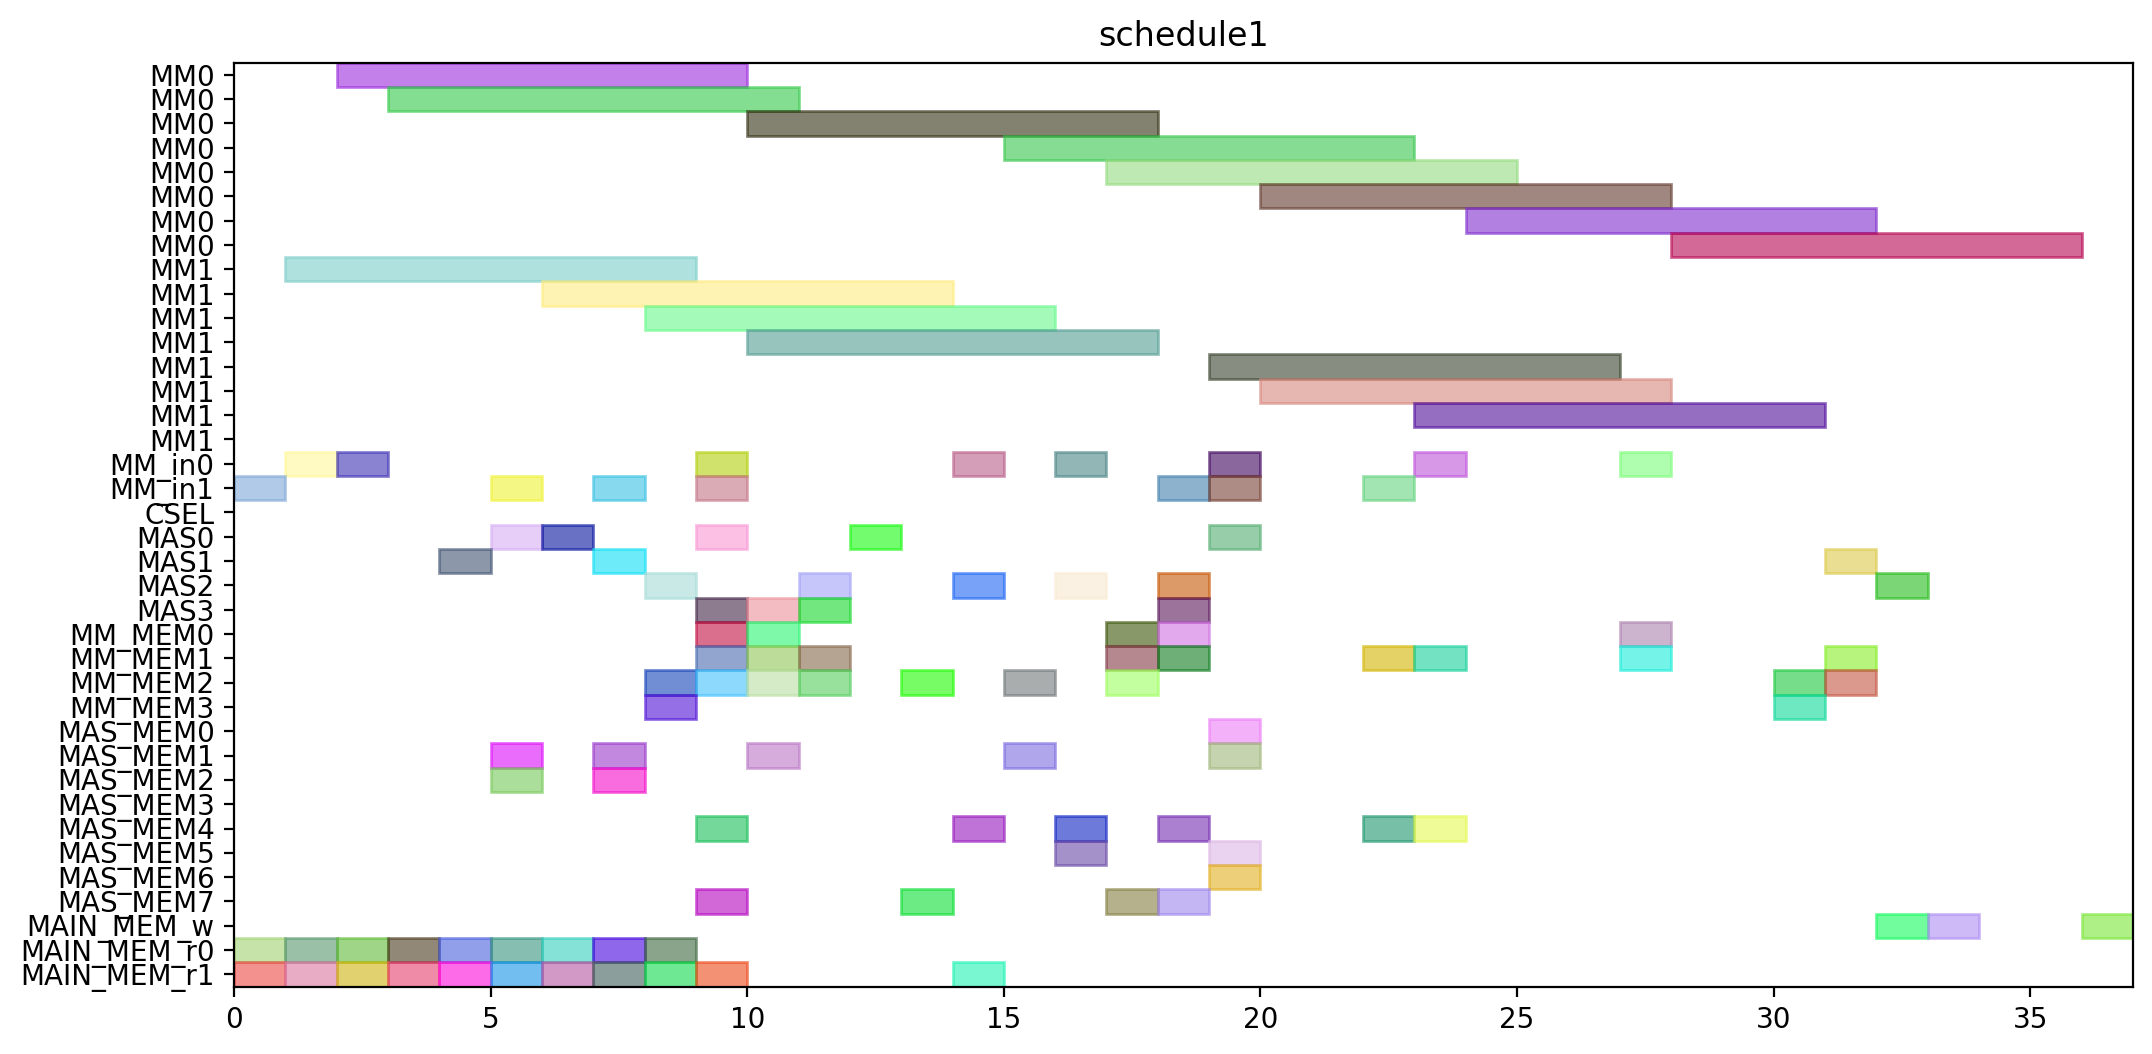

This chart was generated by the following Python code:
from pyschedule import Scenario, solvers, plotters, alt


def solve():
	horizon = 148
	S = Scenario("schedule1", horizon=horizon)

	# resource
	MM = S.Resources('MM', num=2, size=8)
	MM_in = S.Resources('MM_in', num=2)
	CSEL = S.Resource('CSEL')
	MAS = S.Resources('MAS', num=4, size=1, periods=range(1, horizon))
	MM_MEM = S.Resources('MM_MEM', num=4)
	MAS_MEM = S.Resources('MAS_MEM', num=8)
	MAIN_MEM_w = S.Resource('MAIN_MEM_w', size=1)
	MAIN_MEM_r = S.Resources('MAIN_MEM_r', num=2)

	# result of previous scheduling
	t0_in = S.Task('t0_in', length=1, delay_cost=1)
	S += t0_in >= 0
	t0_in += MM_in[1]

	t0_mem0 = S.Task('t0_mem0', length=1, delay_cost=1)
	S += t0_mem0 >= 0
	t0_mem0 += MAIN_MEM_r[0]

	t0_mem1 = S.Task('t0_mem1', length=1, delay_cost=1)
	S += t0_mem1 >= 0
	t0_mem1 += MAIN_MEM_r[1]

	t0 = S.Task('t0', length=8, delay_cost=1)
	S += t0 >= 1
	t0 += MM[1]

	t2_in = S.Task('t2_in', length=1, delay_cost=1)
	S += t2_in >= 1
	t2_in += MM_in[0]

	t2_mem0 = S.Task('t2_mem0', length=1, delay_cost=1)
	S += t2_mem0 >= 1
	t2_mem0 += MAIN_MEM_r[0]

	t2_mem1 = S.Task('t2_mem1', length=1, delay_cost=1)
	S += t2_mem1 >= 1
	t2_mem1 += MAIN_MEM_r[1]

	t1_in = S.Task('t1_in', length=1, delay_cost=1)
	S += t1_in >= 2
	t1_in += MM_in[0]

	t1_mem0 = S.Task('t1_mem0', length=1, delay_cost=1)
	S += t1_mem0 >= 2
	t1_mem0 += MAIN_MEM_r[0]

	t1_mem1 = S.Task('t1_mem1', length=1, delay_cost=1)
	S += t1_mem1 >= 2
	t1_mem1 += MAIN_MEM_r[1]

	t2 = S.Task('t2', length=8, delay_cost=1)
	S += t2 >= 2
	t2 += MM[0]

	t1 = S.Task('t1', length=8, delay_cost=1)
	S += t1 >= 3
	t1 += MM[0]

	t13_mem0 = S.Task('t13_mem0', length=1, delay_cost=1)
	S += t13_mem0 >= 3
	t13_mem0 += MAIN_MEM_r[0]

	t13_mem1 = S.Task('t13_mem1', length=1, delay_cost=1)
	S += t13_mem1 >= 3
	t13_mem1 += MAIN_MEM_r[1]

	t13 = S.Task('t13', length=1, delay_cost=1)
	S += t13 >= 4
	t13 += MAS[1]

	t14_mem0 = S.Task('t14_mem0', length=1, delay_cost=1)
	S += t14_mem0 >= 4
	t14_mem0 += MAIN_MEM_r[0]

	t14_mem1 = S.Task('t14_mem1', length=1, delay_cost=1)
	S += t14_mem1 >= 4
	t14_mem1 += MAIN_MEM_r[1]

	t14 = S.Task('t14', length=1, delay_cost=1)
	S += t14 >= 5
	t14 += MAS[0]

	t15_in = S.Task('t15_in', length=1, delay_cost=1)
	S += t15_in >= 5
	t15_in += MM_in[1]

	t15_mem0 = S.Task('t15_mem0', length=1, delay_cost=1)
	S += t15_mem0 >= 5
	t15_mem0 += MAS_MEM[2]

	t15_mem1 = S.Task('t15_mem1', length=1, delay_cost=1)
	S += t15_mem1 >= 5
	t15_mem1 += MAS_MEM[1]

	t4_mem0 = S.Task('t4_mem0', length=1, delay_cost=1)
	S += t4_mem0 >= 5
	t4_mem0 += MAIN_MEM_r[0]

	t4_mem1 = S.Task('t4_mem1', length=1, delay_cost=1)
	S += t4_mem1 >= 5
	t4_mem1 += MAIN_MEM_r[1]

	t15 = S.Task('t15', length=8, delay_cost=1)
	S += t15 >= 6
	t15 += MM[1]

	t3_mem0 = S.Task('t3_mem0', length=1, delay_cost=1)
	S += t3_mem0 >= 6
	t3_mem0 += MAIN_MEM_r[0]

	t3_mem1 = S.Task('t3_mem1', length=1, delay_cost=1)
	S += t3_mem1 >= 6
	t3_mem1 += MAIN_MEM_r[1]

	t4 = S.Task('t4', length=1, delay_cost=1)
	S += t4 >= 6
	t4 += MAS[0]

	t3 = S.Task('t3', length=1, delay_cost=1)
	S += t3 >= 7
	t3 += MAS[1]

	t5_in = S.Task('t5_in', length=1, delay_cost=1)
	S += t5_in >= 7
	t5_in += MM_in[1]

	t5_mem0 = S.Task('t5_mem0', length=1, delay_cost=1)
	S += t5_mem0 >= 7
	t5_mem0 += MAS_MEM[2]

	t5_mem1 = S.Task('t5_mem1', length=1, delay_cost=1)
	S += t5_mem1 >= 7
	t5_mem1 += MAS_MEM[1]

	t8_mem0 = S.Task('t8_mem0', length=1, delay_cost=1)
	S += t8_mem0 >= 7
	t8_mem0 += MAIN_MEM_r[0]

	t8_mem1 = S.Task('t8_mem1', length=1, delay_cost=1)
	S += t8_mem1 >= 7
	t8_mem1 += MAIN_MEM_r[1]

	t18_mem0 = S.Task('t18_mem0', length=1, delay_cost=1)
	S += t18_mem0 >= 8
	t18_mem0 += MM_MEM[2]

	t18_mem1 = S.Task('t18_mem1', length=1, delay_cost=1)
	S += t18_mem1 >= 8
	t18_mem1 += MM_MEM[3]

	t5 = S.Task('t5', length=8, delay_cost=1)
	S += t5 >= 8
	t5 += MM[1]

	t8 = S.Task('t8', length=1, delay_cost=1)
	S += t8 >= 8
	t8 += MAS[2]

	t9_mem0 = S.Task('t9_mem0', length=1, delay_cost=1)
	S += t9_mem0 >= 8
	t9_mem0 += MAIN_MEM_r[0]

	t9_mem1 = S.Task('t9_mem1', length=1, delay_cost=1)
	S += t9_mem1 >= 8
	t9_mem1 += MAIN_MEM_r[1]

	t10_in = S.Task('t10_in', length=1, delay_cost=1)
	S += t10_in >= 9
	t10_in += MM_in[1]

	t10_mem0 = S.Task('t10_mem0', length=1, delay_cost=1)
	S += t10_mem0 >= 9
	t10_mem0 += MAS_MEM[4]

	t10_mem1 = S.Task('t10_mem1', length=1, delay_cost=1)
	S += t10_mem1 >= 9
	t10_mem1 += MAS_MEM[7]

	t16_mem0 = S.Task('t16_mem0', length=1, delay_cost=1)
	S += t16_mem0 >= 9
	t16_mem0 += MM_MEM[2]

	t16_mem1 = S.Task('t16_mem1', length=1, delay_cost=1)
	S += t16_mem1 >= 9
	t16_mem1 += MM_MEM[1]

	t18 = S.Task('t18', length=1, delay_cost=1)
	S += t18 >= 9
	t18 += MAS[0]

	t20_in = S.Task('t20_in', length=1, delay_cost=1)
	S += t20_in >= 9
	t20_in += MM_in[0]

	t20_mem0 = S.Task('t20_mem0', length=1, delay_cost=1)
	S += t20_mem0 >= 9
	t20_mem0 += MM_MEM[0]

	t20_mem1 = S.Task('t20_mem1', length=1, delay_cost=1)
	S += t20_mem1 >= 9
	t20_mem1 += MAIN_MEM_r[1]

	t9 = S.Task('t9', length=1, delay_cost=1)
	S += t9 >= 9
	t9 += MAS[3]

	t10 = S.Task('t10', length=8, delay_cost=1)
	S += t10 >= 10
	t10 += MM[1]

	t11_mem0 = S.Task('t11_mem0', length=1, delay_cost=1)
	S += t11_mem0 >= 10
	t11_mem0 += MM_MEM[0]

	t11_mem1 = S.Task('t11_mem1', length=1, delay_cost=1)
	S += t11_mem1 >= 10
	t11_mem1 += MM_MEM[1]

	t16 = S.Task('t16', length=1, delay_cost=1)
	S += t16 >= 10
	t16 += MAS[3]

	t19_mem0 = S.Task('t19_mem0', length=1, delay_cost=1)
	S += t19_mem0 >= 10
	t19_mem0 += MM_MEM[2]

	t19_mem1 = S.Task('t19_mem1', length=1, delay_cost=1)
	S += t19_mem1 >= 10
	t19_mem1 += MAS_MEM[1]

	t20 = S.Task('t20', length=8, delay_cost=1)
	S += t20 >= 10
	t20 += MM[0]

	t11 = S.Task('t11', length=1, delay_cost=1)
	S += t11 >= 11
	t11 += MAS[3]

	t19 = S.Task('t19', length=1, delay_cost=1)
	S += t19 >= 11
	t19 += MAS[2]

	t6_mem0 = S.Task('t6_mem0', length=1, delay_cost=1)
	S += t6_mem0 >= 11
	t6_mem0 += MM_MEM[2]

	t6_mem1 = S.Task('t6_mem1', length=1, delay_cost=1)
	S += t6_mem1 >= 11
	t6_mem1 += MM_MEM[1]

	t6 = S.Task('t6', length=1, delay_cost=1)
	S += t6 >= 12
	t6 += MAS[0]

	t17_mem0 = S.Task('t17_mem0', length=1, delay_cost=1)
	S += t17_mem0 >= 13
	t17_mem0 += MM_MEM[2]

	t17_mem1 = S.Task('t17_mem1', length=1, delay_cost=1)
	S += t17_mem1 >= 13
	t17_mem1 += MAS_MEM[7]

	t17 = S.Task('t17', length=1, delay_cost=1)
	S += t17 >= 14
	t17 += MAS[2]

	t23_in = S.Task('t23_in', length=1, delay_cost=1)
	S += t23_in >= 14
	t23_in += MM_in[0]

	t23_mem0 = S.Task('t23_mem0', length=1, delay_cost=1)
	S += t23_mem0 >= 14
	t23_mem0 += MAS_MEM[4]

	t23_mem1 = S.Task('t23_mem1', length=1, delay_cost=1)
	S += t23_mem1 >= 14
	t23_mem1 += MAIN_MEM_r[1]

	t23 = S.Task('t23', length=8, delay_cost=1)
	S += t23 >= 15
	t23 += MM[0]

	t7_mem0 = S.Task('t7_mem0', length=1, delay_cost=1)
	S += t7_mem0 >= 15
	t7_mem0 += MM_MEM[2]

	t7_mem1 = S.Task('t7_mem1', length=1, delay_cost=1)
	S += t7_mem1 >= 15
	t7_mem1 += MAS_MEM[1]

	t28_in = S.Task('t28_in', length=1, delay_cost=1)
	S += t28_in >= 16
	t28_in += MM_in[0]

	t28_mem0 = S.Task('t28_mem0', length=1, delay_cost=1)
	S += t28_mem0 >= 16
	t28_mem0 += MAS_MEM[4]

	t28_mem1 = S.Task('t28_mem1', length=1, delay_cost=1)
	S += t28_mem1 >= 16
	t28_mem1 += MAS_MEM[5]

	t7 = S.Task('t7', length=1, delay_cost=1)
	S += t7 >= 16
	t7 += MAS[2]

	t12_mem0 = S.Task('t12_mem0', length=1, delay_cost=1)
	S += t12_mem0 >= 17
	t12_mem0 += MM_MEM[2]

	t12_mem1 = S.Task('t12_mem1', length=1, delay_cost=1)
	S += t12_mem1 >= 17
	t12_mem1 += MAS_MEM[7]

	t22_mem0 = S.Task('t22_mem0', length=1, delay_cost=1)
	S += t22_mem0 >= 17
	t22_mem0 += MM_MEM[0]

	t22_mem1 = S.Task('t22_mem1', length=1, delay_cost=1)
	S += t22_mem1 >= 17
	t22_mem1 += MM_MEM[1]

	t28 = S.Task('t28', length=8, delay_cost=1)
	S += t28 >= 17
	t28 += MM[0]

	t12 = S.Task('t12', length=1, delay_cost=1)
	S += t12 >= 18
	t12 += MAS[2]

	t21_mem0 = S.Task('t21_mem0', length=1, delay_cost=1)
	S += t21_mem0 >= 18
	t21_mem0 += MM_MEM[0]

	t21_mem1 = S.Task('t21_mem1', length=1, delay_cost=1)
	S += t21_mem1 >= 18
	t21_mem1 += MM_MEM[1]

	t22 = S.Task('t22', length=1, delay_cost=1)
	S += t22 >= 18
	t22 += MAS[3]

	t25_in = S.Task('t25_in', length=1, delay_cost=1)
	S += t25_in >= 18
	t25_in += MM_in[1]

	t25_mem0 = S.Task('t25_mem0', length=1, delay_cost=1)
	S += t25_mem0 >= 18
	t25_mem0 += MAS_MEM[4]

	t25_mem1 = S.Task('t25_mem1', length=1, delay_cost=1)
	S += t25_mem1 >= 18
	t25_mem1 += MAS_MEM[7]

	t21 = S.Task('t21', length=1, delay_cost=1)
	S += t21 >= 19
	t21 += MAS[0]

	t25 = S.Task('t25', length=8, delay_cost=1)
	S += t25 >= 19
	t25 += MM[1]

	t27_in = S.Task('t27_in', length=1, delay_cost=1)
	S += t27_in >= 19
	t27_in += MM_in[1]

	t27_mem0 = S.Task('t27_mem0', length=1, delay_cost=1)
	S += t27_mem0 >= 19
	t27_mem0 += MAS_MEM[6]

	t27_mem1 = S.Task('t27_mem1', length=1, delay_cost=1)
	S += t27_mem1 >= 19
	t27_mem1 += MAS_MEM[1]

	t29_in = S.Task('t29_in', length=1, delay_cost=1)
	S += t29_in >= 19
	t29_in += MM_in[0]

	t29_mem0 = S.Task('t29_mem0', length=1, delay_cost=1)
	S += t29_mem0 >= 19
	t29_mem0 += MAS_MEM[0]

	t29_mem1 = S.Task('t29_mem1', length=1, delay_cost=1)
	S += t29_mem1 >= 19
	t29_mem1 += MAS_MEM[5]

	t27 = S.Task('t27', length=8, delay_cost=1)
	S += t27 >= 20
	t27 += MM[1]

	t29 = S.Task('t29', length=8, delay_cost=1)
	S += t29 >= 20
	t29 += MM[0]


	# new tasks
	t24 = S.Task('t24', length=8, delay_cost=1)
	t24 += alt(MM)
	t24_in = S.Task('t24_in', length=1, delay_cost=1)
	t24_in += alt(MM_in)
	S += t24_in*MM_in[0]<=t24*MM[0]
	S += t24_in*MM_in[1]<=t24*MM[1]
	t24_mem0 = S.Task('t24_mem0', length=1, delay_cost=1)
	t24_mem0 += MAS_MEM[4]
	S += 18 < t24_mem0
	S += t24_mem0 <= t24

	t24_mem1 = S.Task('t24_mem1', length=1, delay_cost=1)
	t24_mem1 += MM_MEM[1]
	S += 22 < t24_mem1
	S += t24_mem1 <= t24

	t26 = S.Task('t26', length=8, delay_cost=1)
	t26 += alt(MM)
	t26_in = S.Task('t26_in', length=1, delay_cost=1)
	t26_in += alt(MM_in)
	S += t26_in*MM_in[0]<=t26*MM[0]
	S += t26_in*MM_in[1]<=t26*MM[1]
	t26_mem0 = S.Task('t26_mem0', length=1, delay_cost=1)
	t26_mem0 += MAS_MEM[4]
	S += 11 < t26_mem0
	S += t26_mem0 <= t26

	t26_mem1 = S.Task('t26_mem1', length=1, delay_cost=1)
	t26_mem1 += MM_MEM[1]
	S += 22 < t26_mem1
	S += t26_mem1 <= t26

	PZ_new = S.Task('PZ_new', length=8, delay_cost=1)
	PZ_new += alt(MM)
	PZ_new_in = S.Task('PZ_new_in', length=1, delay_cost=1)
	PZ_new_in += alt(MM_in)
	S += PZ_new_in*MM_in[0]<=PZ_new*MM[0]
	S += PZ_new_in*MM_in[1]<=PZ_new*MM[1]
	S += 0<PZ_new

	PZ_new_w = S.Task('PZ_new_w', length=1, delay_cost=1)
	PZ_new_w += alt(MAIN_MEM_w)
	S += PZ_new <= PZ_new_w

	PZ_new_mem0 = S.Task('PZ_new_mem0', length=1, delay_cost=1)
	PZ_new_mem0 += MM_MEM[0]
	S += 27 < PZ_new_mem0
	S += PZ_new_mem0 <= PZ_new

	PZ_new_mem1 = S.Task('PZ_new_mem1', length=1, delay_cost=1)
	PZ_new_mem1 += MM_MEM[1]
	S += 24 < PZ_new_mem1
	S += PZ_new_mem1 <= PZ_new

	PX_new = S.Task('PX_new', length=1, delay_cost=1)
	PX_new += alt(MAS)
	S += 0<PX_new

	PX_new_w = S.Task('PX_new_w', length=1, delay_cost=1)
	PX_new_w += alt(MAIN_MEM_w)
	S += PX_new <= PX_new_w

	PX_new_mem0 = S.Task('PX_new_mem0', length=1, delay_cost=1)
	PX_new_mem0 += MM_MEM[2]
	S += 26 < PX_new_mem0
	S += PX_new_mem0 <= PX_new

	PX_new_mem1 = S.Task('PX_new_mem1', length=1, delay_cost=1)
	PX_new_mem1 += alt(MM_MEM)
	S += (t24*MM[0])-1 < PX_new_mem1*MM_MEM[1]
	S += (t24*MM[1])-1 < PX_new_mem1*MM_MEM[3]
	S += PX_new_mem1 <= PX_new

	PY_new = S.Task('PY_new', length=1, delay_cost=1)
	PY_new += alt(MAS)
	S += 0<PY_new

	PY_new_w = S.Task('PY_new_w', length=1, delay_cost=1)
	PY_new_w += alt(MAIN_MEM_w)
	S += PY_new <= PY_new_w

	PY_new_mem0 = S.Task('PY_new_mem0', length=1, delay_cost=1)
	PY_new_mem0 += MM_MEM[2]
	S += 27 < PY_new_mem0
	S += PY_new_mem0 <= PY_new

	PY_new_mem1 = S.Task('PY_new_mem1', length=1, delay_cost=1)
	PY_new_mem1 += alt(MM_MEM)
	S += (t26*MM[0])-1 < PY_new_mem1*MM_MEM[1]
	S += (t26*MM[1])-1 < PY_new_mem1*MM_MEM[3]
	S += PY_new_mem1 <= PY_new

	solvers.mip.solve(S,msg=1,kind='CPLEX',ratio_gap=1.01)

	solution = [['hoge']*len(S.solution()[1]) for i in range(len(S.solution()))]
	for i in range(len(S.solution())):
		for j in range(len(S.solution()[i])):
			solution[i][j]=str(S.solution()[i][j])
	print(solution)

	cycles = int(solution[-1][3])

	pic_file_name = "/home/mfukuda/ABE/multiRAM_multiMAS_16mux/scheduling_result/stage8MM2_stage1MAS4/EP_ADD_A_0/schedule1.png"
	if(S.solution() != []):
		plotters.matplotlib.plot(S,img_filename=pic_file_name, show_task_labels=False, fig_size=(cycles*0.25+3, 6))

	return solution
